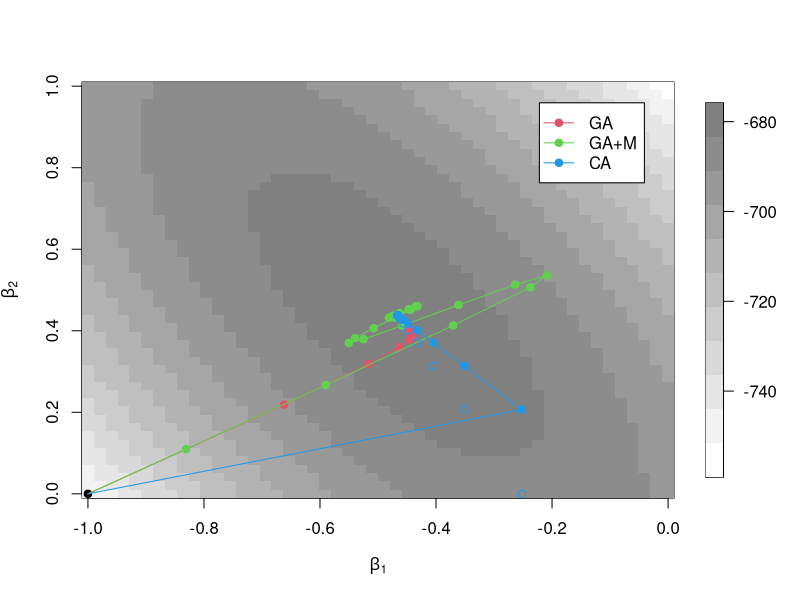

Reproduce this figure in R.
library(fields)

# Define the log likelihood (simple logistic regression)

 f <- function(beta,y,x){
   xb <- beta[1]+x*beta[2]
   ll <- y*xb - log(1 + exp(xb))     
 return(sum(ll))}

# Gradient 
 fp <- function(beta,y,x){
   xb <- beta[1]+x*beta[2]
   l1 <-   y - exp(xb)/(1 + exp(xb))     
   l2 <- x*y - x*exp(xb)/(1 + exp(xb))     
    g <- c(sum(l1),sum(l2))
 return(g)}

# Generate a fake dataset from simple logistic regression

 n    <- 1000
 beta <- c(-.5,0.5)
  
# set.seed(0820)

 x    <- rbinom(n,1,.5)
 y    <- rbinom(n,1,1/(1+exp(-beta[1]-x*beta[2]))) 

# Plot the log-likelihood and its derivative:

 nb <- 50
 b1 <- seq(-1,0,length=nb)
 b2 <- seq( 0,1,length=nb)

 ll <- matrix(0,nb,nb)
 for(i in 1:nb){for(j in 1:nb){
    ll[i,j] <- f(c(b1[i],b2[j]),y,x)
 }}
 
 image.plot(b1,b2,ll,xlab=expression(beta[1]),ylab=expression(beta[2]),col=gray(1-seq(0,0.5,.05)))

# One solution for gradient ascent & GA + momemtum

 steps     <- 25
 init      <- c(-1,0)

 # gradient ascent:
  stepsize  <- 0.002
  b_ga      <- matrix(init,2,steps,byrow=F)
 
  points(b_ga[1,1],b_ga[2,1],pch=19)
  for(step in 2:steps){
    b_ga[,step] <- b_ga[,step-1] + stepsize*fp(b_ga[,step-1],y,x)
    points(b_ga[1,step],b_ga[2,step],pch=19,col=2)
  } 
  lines(b_ga[1,],b_ga[2,],col=2)

# GA + M

 stepsize1 <- 0.001
 stepsize2 <- 0.7
 b_gam     <- matrix(init,2,steps,byrow=F)

 for(step in 3:steps){
    b_gam[,step] <- b_gam[,step-1] + 
                    stepsize1*fp(b_gam[,step-1],y,x)+
                    stepsize2*(b_gam[,step-1]-b_gam[,step-2])
    points(b_gam[1,step],b_gam[2,step],pch=19,col=3)
 } 
 lines(b_gam[1,],b_gam[2,],col=3)


# Coordinate ascent

 stepsize1 <- 0.001
 stepsize2 <- 0.001
 b_ca     <- matrix(init,2,steps,byrow=F)

 for(step in 2:steps){
    b_ca[,step] <- b_ca[,step-1]

    # first direction
    for(rep in 1:20){
      b_ca[1,step] <- b_ca[1,step] + 
                      stepsize1*fp(b_ca[,step],y,x)[1]
    }
    points(b_ca[1,step],b_ca[2,step],col=4)

    # second direction
    for(rep in 1:20){
      b_ca[2,step] <- b_ca[2,step] + 
                      stepsize2*fp(b_ca[,step],y,x)[2]
    }
    points(b_ca[1,step],b_ca[2,step],pch=19,col=4)
 } 
 lines(b_ca[1,],b_ca[2,],col=4)


 legend("topright",c("GA","GA+M","CA"),col=2:4,lty=1,pch=19,inset=0.05,bg=gray(1))
